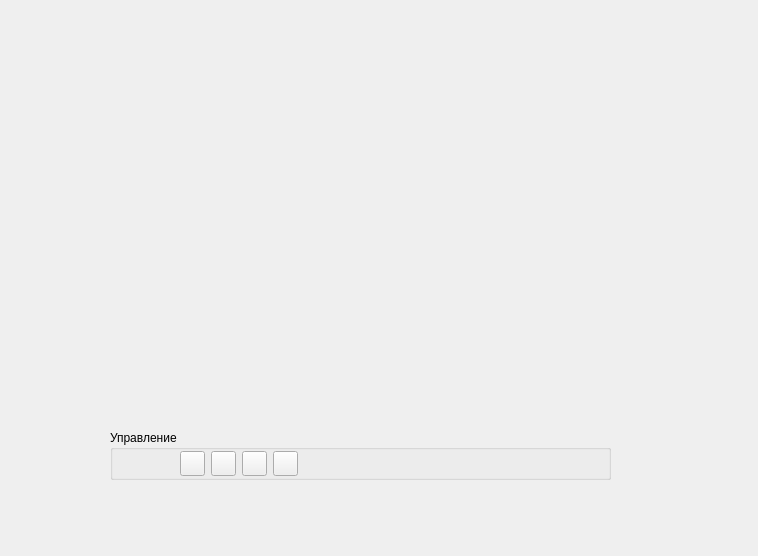
<?xml version="1.0" encoding="UTF-8"?>
<ui version="4.0">
 <class>Plot</class>
 <widget class="QWidget" name="Plot">
  <property name="geometry">
   <rect>
    <x>0</x>
    <y>0</y>
    <width>758</width>
    <height>556</height>
   </rect>
  </property>
  <property name="windowTitle">
   <string>Графики</string>
  </property>
  <widget class="Plotter" name="plotter" native="true">
   <property name="geometry">
    <rect>
     <x>80</x>
     <y>20</y>
     <width>551</width>
     <height>371</height>
    </rect>
   </property>
  </widget>
  <widget class="QGroupBox" name="controlGroupBox">
   <property name="geometry">
    <rect>
     <x>110</x>
     <y>430</y>
     <width>501</width>
     <height>50</height>
    </rect>
   </property>
   <property name="minimumSize">
    <size>
     <width>0</width>
     <height>50</height>
    </size>
   </property>
   <property name="maximumSize">
    <size>
     <width>16777215</width>
     <height>50</height>
    </size>
   </property>
   <property name="title">
    <string>Управление</string>
   </property>
   <widget class="QWidget" name="">
    <property name="geometry">
     <rect>
      <x>70</x>
      <y>20</y>
      <width>120</width>
      <height>27</height>
     </rect>
    </property>
    <layout class="QHBoxLayout" name="horizontalLayout">
     <item>
      <widget class="QPushButton" name="leftPushButton">
       <property name="minimumSize">
        <size>
         <width>25</width>
         <height>25</height>
        </size>
       </property>
       <property name="maximumSize">
        <size>
         <width>25</width>
         <height>25</height>
        </size>
       </property>
       <property name="text">
        <string/>
       </property>
       <property name="icon">
        <iconset>
         <normaloff>left.png</normaloff>left.png</iconset>
       </property>
      </widget>
     </item>
     <item>
      <widget class="QPushButton" name="rightPushButton">
       <property name="minimumSize">
        <size>
         <width>25</width>
         <height>25</height>
        </size>
       </property>
       <property name="maximumSize">
        <size>
         <width>25</width>
         <height>25</height>
        </size>
       </property>
       <property name="text">
        <string/>
       </property>
       <property name="icon">
        <iconset>
         <normaloff>right.png</normaloff>right.png</iconset>
       </property>
      </widget>
     </item>
     <item>
      <widget class="QPushButton" name="minusPushButton">
       <property name="minimumSize">
        <size>
         <width>25</width>
         <height>25</height>
        </size>
       </property>
       <property name="maximumSize">
        <size>
         <width>25</width>
         <height>25</height>
        </size>
       </property>
       <property name="text">
        <string/>
       </property>
       <property name="icon">
        <iconset>
         <normaloff>minus.jpg</normaloff>minus.jpg</iconset>
       </property>
      </widget>
     </item>
     <item>
      <widget class="QPushButton" name="plusPushButton">
       <property name="minimumSize">
        <size>
         <width>25</width>
         <height>25</height>
        </size>
       </property>
       <property name="maximumSize">
        <size>
         <width>25</width>
         <height>25</height>
        </size>
       </property>
       <property name="text">
        <string/>
       </property>
       <property name="icon">
        <iconset>
         <normaloff>plus.jpg</normaloff>plus.jpg</iconset>
       </property>
      </widget>
     </item>
    </layout>
   </widget>
  </widget>
 </widget>
 <customwidgets>
  <customwidget>
   <class>Plotter</class>
   <extends>QWidget</extends>
   <header location="global">Plotter</header>
   <container>1</container>
  </customwidget>
 </customwidgets>
 <resources/>
 <connections/>
</ui>
